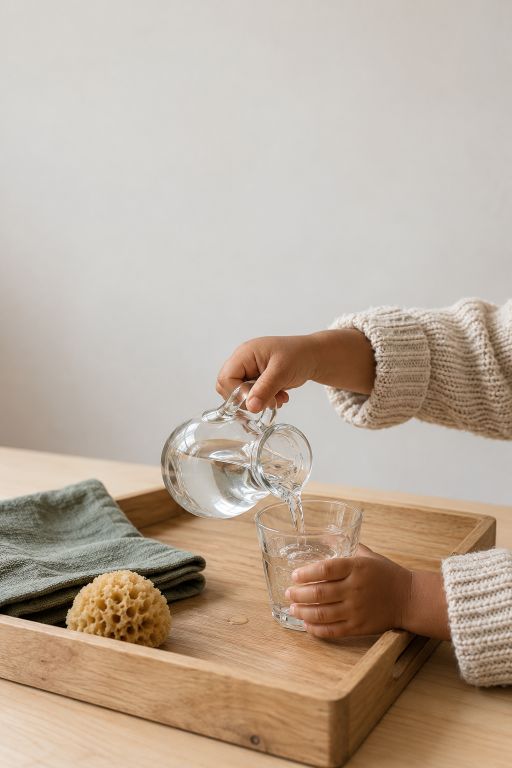
#> input picture alexandra-montessori/marketing/social/2026-10/plates/a1-water-pouring.png, 1024 x 1536 px (shown at 1/2 size)
$ python -i build.py   (imports and definitions only)
#> lines starting #> are read from the running program, lines starting #| are printed output that depends on the picture
"""Alexandra Montessori - October 2026 Instagram set.

Codex makes the photographic plates (plates/*.png, no text). This script:
  1. grades every plate the same way (one photographer, one series),
  2. typesets each post as HTML (exact copy, real logo, real numbers),
  3. renders with headless Chrome at 2x and downsamples to 1080x1350.

Usage:  python build.py            # all posts whose plate exists
        python build.py p3 p5      # only these
"""
import subprocess
import sys
from pathlib import Path

import numpy as np
from PIL import Image, ImageEnhance, ImageFilter

ROOT = Path(__file__).resolve().parent
PLATES = ROOT / "plates"
GRADED = ROOT / "_graded"
HTML = ROOT / "_html"
OUT = ROOT / "final"
FONTS = ROOT / "fonts"
BADGE = (ROOT / "../../../src/assets/logo-badge.webp").resolve()
CHROME = r"C:\Program Files\Google\Chrome\Application\chrome.exe"
W, H = 1080, 1350


def uri(p):
    return Path(p).resolve().as_uri()


# ------------------------------------------------------------------ grading
def grade(src, dst):
#> called with src = 'plates/a1-water-pouring.png', dst = 'out.png'
    im = Image.open(src).convert("RGB")
#> im is the input picture: PIL image 1024x1536 RGB; mean R, G, B 186.8, 171, 155.7
    # gentle warmth + slightly lifted blacks + a touch less saturation
    r, g, b = im.split()
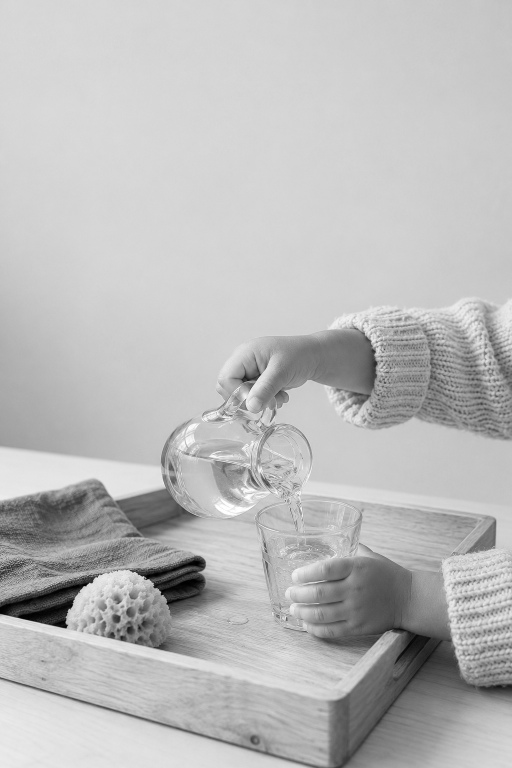
#> r: PIL image 1024x1536 L (shown at 1/2 size); min 0, max 255, mean 186.8
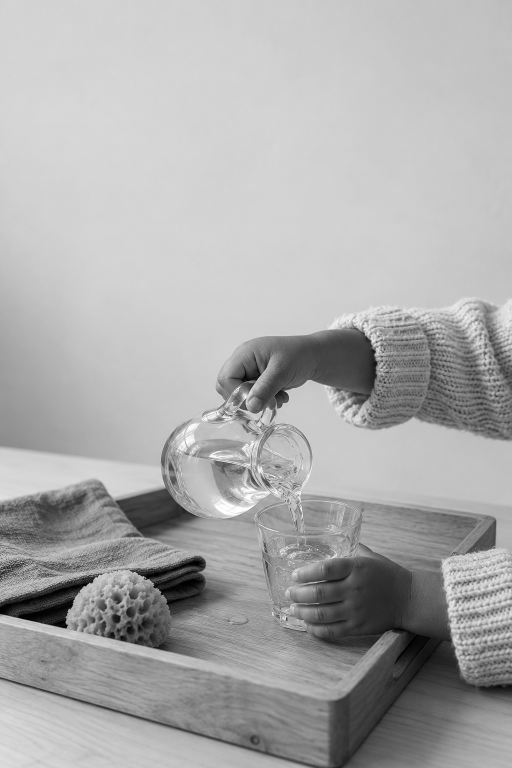
#> g: PIL image 1024x1536 L (shown at 1/2 size); min 0, max 255, mean 171
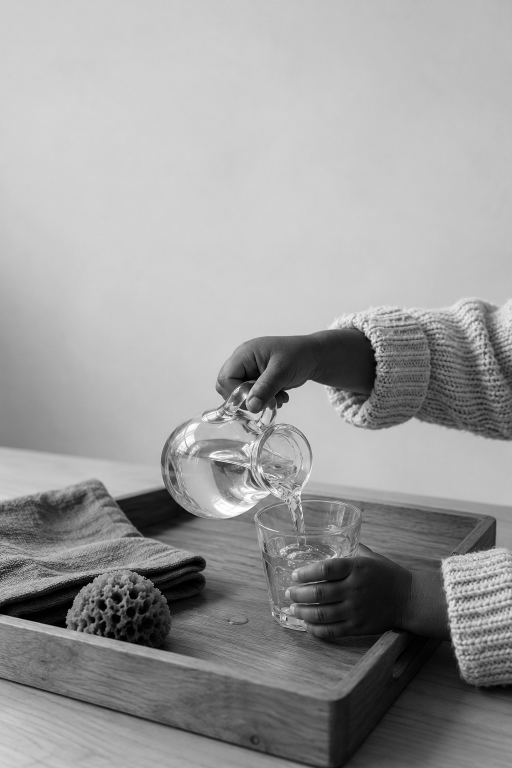
#> b: PIL image 1024x1536 L (shown at 1/2 size); min 0, max 255, mean 155.7
    r = r.point(lambda v: min(255, int(v * 1.02 + 2)))
    b = b.point(lambda v: int(v * 0.97))
    im = Image.merge("RGB", (r, g, b))
    im = im.point(lambda v: int(14 + v * (241 / 255)))
    im = ImageEnhance.Color(im).enhance(0.92)
    im = ImageEnhance.Contrast(im).enhance(1.03)
    # fine monochrome grain, same seed for every plate
    a = np.asarray(im).astype(np.float32)
    grain = np.random.default_rng(7).normal(0, 5.5, a.shape[:2]).astype(np.float32)
    grain = np.asarray(Image.fromarray(grain + 128).convert("L").filter(ImageFilter.GaussianBlur(0.5))).astype(np.float32) - 128
    a = np.clip(a + grain[..., None], 0, 255).astype(np.uint8)
    Image.fromarray(a).save(dst, quality=95)


# ------------------------------------------------------------------ html
CSS = f"""
@font-face {{ font-family: Fraunces; src: url('{uri(FONTS / "Fraunces.ttf")}'); font-style: normal; font-weight: 100 900; }}
@font-face {{ font-family: Fraunces; src: url('{uri(FONTS / "Fraunces-Italic.ttf")}'); font-style: italic; font-weight: 100 900; }}
@font-face {{ font-family: Caveat; src: url('{uri(FONTS / "Caveat.ttf")}'); font-weight: 400 700; }}
@font-face {{ font-family: Poppins; src: url('{uri(FONTS / "poppins-latin-400.woff2")}'); font-weight: 400; }}
@font-face {{ font-family: Poppins; src: url('{uri(FONTS / "poppins-latin-500.woff2")}'); font-weight: 500; }}
@font-face {{ font-family: Poppins; src: url('{uri(FONTS / "poppins-latin-600.woff2")}'); font-weight: 600; }}
:root {{
  --laurel: #2c3a30; --ink: #36463d; --sage: #5f7a5a; --sage-soft: #a3bc9a;
  --cream: #f5f1ef; --oat: #ece4d8;
}}
* {{ margin: 0; padding: 0; box-sizing: border-box; }}
html, body {{ width: {W}px; height: {H}px; background: var(--cream); }}
.c {{ position: relative; width: {W}px; height: {H}px; overflow: hidden; font-family: Poppins; color: var(--ink);
      -webkit-font-smoothing: antialiased; text-rendering: geometricPrecision; }}
.plate {{ position: absolute; inset: 0; width: 100%; height: 100%; object-fit: cover; }}
.scrim-top {{ position: absolute; left: 0; right: 0; top: 0; pointer-events: none; }}
.scrim-bot {{ position: absolute; left: 0; right: 0; bottom: 0; height: 230px;
             background: linear-gradient(to top, rgba(28,34,29,.55), rgba(28,34,29,0)); }}
.badge {{ position: absolute; left: 64px; top: 60px; width: 118px; height: 118px; border-radius: 50%;
          box-shadow: 0 6px 22px rgba(40,50,42,.14); }}
.eyebrow {{ font-weight: 600; font-size: 15px; letter-spacing: .24em; text-transform: uppercase; color: var(--sage); }}
.eyebrow-tr {{ position: absolute; right: 64px; top: 108px; text-align: right; }}
h1 {{ font-family: Fraunces; font-weight: 380; font-variation-settings: "SOFT" 100, "WONK" 0, "opsz" 144;
      color: var(--laurel); letter-spacing: -.025em; line-height: .98; }}
h1 em {{ font-style: italic; font-weight: 340; color: var(--sage); font-variation-settings: "SOFT" 100, "WONK" 1, "opsz" 144; }}
.body {{ font-size: 23px; line-height: 1.55; color: var(--ink); }}
.foot {{ position: absolute; left: 64px; right: 64px; bottom: 52px; display: flex; justify-content: space-between;
         align-items: center; color: #fff; font-size: 15px; letter-spacing: .06em; }}
.foot .loc {{ font-weight: 500; letter-spacing: .2em; text-transform: uppercase; font-size: 13px; opacity: .92; }}
.foot .url {{ font-weight: 500; }}
.foot .dot {{ display: inline-block; width: 4px; height: 4px; border-radius: 50%; background: var(--sage-soft);
              margin: 0 12px 3px; }}
.pill {{ display: inline-flex; align-items: center; gap: 14px; background: var(--laurel); color: var(--cream);
         border-radius: 999px; padding: 18px 30px; font-weight: 500; font-size: 19px; letter-spacing: .01em; }}
.pill b {{ font-weight: 600; color: #dfe9d9; }}
.rule {{ width: 56px; height: 2px; background: var(--sage-soft); }}
.fine {{ font-size: 14px; line-height: 1.5; color: #5d6b62; }}
"""

FOOT = """<div class="scrim-bot"></div>
<div class="foot"><span class="url">alexandramontessori.co.uk</span>
<span class="loc">Hounslow<span class="dot"></span>Heston<span class="dot"></span>Hammersmith</span></div>"""


# [10 lines left out: function page, not called in this run]


CREAM_FADE = lambda h, a=.9: f"height:{h}px;background:linear-gradient(to bottom, rgba(245,241,239,{a}) 0%, rgba(245,241,239,{a*.75}) 55%, rgba(245,241,239,0) 100%)"

POSTS = {
    # 1. Brand manifesto
    "p1": dict(plate="a1-water-pouring", file="01-help-me-do-it-myself", pos="50% 70%",
        scrim=CREAM_FADE(640, .55), html="""
<div class="eyebrow eyebrow-tr">The Montessori way</div>
<div style="position:absolute;left:64px;right:64px;top:250px">
  <h1 style="font-size:104px">Help me<br>to do it <em>myself.</em></h1>
  <div style="display:flex;align-items:center;gap:18px;margin-top:34px">
    <div class="rule"></div><div class="eyebrow" style="letter-spacing:.2em">Dr Maria Montessori</div></div>
  <p class="body" style="margin-top:26px;max-width:560px">Real glass. Real water. Real trust.<br>That is where independence begins.</p>
</div>"""),

    # 2. Funded hours (England)
    "p2": dict(plate="a2-first-shoes", file="02-funded-hours-from-9-months", pos="50% 80%",
        scrim=CREAM_FADE(820, .7), html="""
<div class="eyebrow eyebrow-tr">Funded childcare<br>England</div>
<div style="position:absolute;left:64px;right:64px;top:240px">
  <h1 style="font-size:96px">30 funded hours<br>a week, <em>from<br>9 months.</em></h1>
  <p class="body" style="margin-top:32px;max-width:640px">For eligible working parents, from the term after your child turns 9&nbsp;months, until they start school. We will help you work out exactly what it means for your family.</p>
  <div style="margin-top:34px" class="pill">Ask us about funding <b>0204 618 3477</b></div>
  <p class="fine" style="margin-top:22px;max-width:640px">Up to 38 weeks a year. Eligibility criteria apply; check yours on GOV.UK. Meals, consumables and additional hours may be charged. Hammersmith welcomes children from 12&nbsp;months.</p>
</div>"""),

    # 3. Key person observation
    "p3": dict(plate="a3-bead-threading", file="03-what-we-noticed-today", pos="50% 50%",
        scrim=CREAM_FADE(430, .82), html="""
<div class="eyebrow eyebrow-tr">From the key person's<br>notebook</div>
<div style="position:absolute;left:64px;top:232px"><h1 style="font-size:88px">What we <em>noticed</em><br>today.</h1></div>
<div style="position:absolute;left:78px;top:500px;width:470px;transform:rotate(-2.2deg);background:#fbf8f1;
     padding:34px 36px 30px;box-shadow:0 18px 40px rgba(30,36,30,.22),0 2px 6px rgba(30,36,30,.12);
     background-image:repeating-linear-gradient(to bottom, transparent 0 43px, rgba(95,122,90,.18) 43px 44px);
     background-position:0 92px">
  <div class="eyebrow" style="font-size:12px;letter-spacing:.22em;color:#8a6f52">Observation &middot; Tues 11:42</div>
  <p style="font-family:Caveat;font-size:36px;line-height:44px;color:#2e3b4f;margin-top:16px">Threaded 23 beads. Dropped one, found it under the mat, carried on. Didn&#39;t ask for help once.</p>
  <p style="font-family:Caveat;font-size:30px;line-height:44px;color:#5f7a5a;margin-top:6px"><u>Next step:</u> a longer lace and a colour pattern to follow.</p>
</div>
<p class="body" style="position:absolute;left:64px;bottom:130px;max-width:440px;color:#fff;font-size:20px;text-shadow:0 1px 12px rgba(0,0,0,.35)">Every child has a key person who watches closely, writes it down and plans what comes next.</p>"""),

    # 4. Autumn nature table
    "p4": dict(plate="a4-autumn-nature-table", file="04-autumn-at-child-height", pos="50% 70%",
        scrim=CREAM_FADE(620, .6), html="""
<div class="eyebrow eyebrow-tr">This week on<br>the nature table</div>
<div style="position:absolute;left:64px;right:64px;top:250px">
  <h1 style="font-size:104px">Autumn, at<br><em>child height.</em></h1>
  <p class="body" style="margin-top:30px;max-width:600px">Conkers, sycamore keys and a great many questions. Why is it shiny? Where did it come from? Will it grow?</p>
</div>"""),

    # 5. Careers
    "p5": dict(plate="b1-practitioner-presenting", file="05-careers-teach-slowly", pos="50% 70%",
        scrim=CREAM_FADE(640, .62), html="""
<div class="eyebrow eyebrow-tr">We're hiring<br>West London</div>
<div style="position:absolute;left:64px;right:64px;top:250px">
  <h1 style="font-size:100px">Teach <em>slowly.</em><br>Notice everything.</h1>
  <p class="body" style="margin-top:30px;max-width:640px">Montessori practitioners and early years educators for Hounslow, Heston and Hammersmith. Real training, genuine support, and a path from apprentice to manager.</p>
  <div style="margin-top:32px" class="pill">Apply at <b>alexandramontessori.co.uk/careers</b></div>
</div>"""),

    # 6. Ofsted / belonging
    "p6": dict(plate="b2-coat-pegs", file="06-somewhere-they-belong-ofsted-good", pos="50% 70%",
        scrim=CREAM_FADE(620, .55), html="""
<div class="eyebrow eyebrow-tr">Hounslow<br>Hammersmith</div>
<div style="position:absolute;left:64px;right:64px;top:250px">
  <h1 style="font-size:104px">Somewhere<br>they <em>belong.</em></h1>
  <div style="display:flex;align-items:center;gap:18px;margin-top:36px">
    <div class="rule"></div><div class="eyebrow" style="font-size:17px;color:var(--laurel)">Rated Good by Ofsted</div></div>
  <p class="body" style="margin-top:20px;max-width:600px">Our Hounslow and Hammersmith nurseries are both rated Good. Read the full reports on the Ofsted website.</p>
</div>"""),

    # 7. Practical life - snack
    "p7": dict(plate="b3-snack-table", file="07-they-set-the-table", pos="50% 70%",
        scrim=CREAM_FADE(620, .62), html="""
<div class="eyebrow eyebrow-tr">Practical life</div>
<div style="position:absolute;left:64px;right:64px;top:250px">
  <h1 style="font-size:98px">They <em>set</em> the table.<br>Then they sit at it.</h1>
  <p class="body" style="margin-top:30px;max-width:620px">Real plates, real glasses, real responsibility. Small jobs that build very big confidence.</p>
</div>"""),

    # 8. Book a visit
    "p8": dict(plate="b4-pink-tower-light", file="08-book-a-visit", pos="60% 60%",
        scrim=CREAM_FADE(760, .5), html="""
<div class="eyebrow eyebrow-tr">Book a visit</div>
<div style="position:absolute;left:64px;right:64px;top:250px">
  <h1 style="font-size:96px">Come and see us<br>on an <em>ordinary</em><br>morning.</h1>
  <p class="body" style="margin-top:30px;max-width:560px">No open-day polish. Just the hum, the focus and the snack table. Then ask us anything.</p>
</div>
<div style="position:absolute;left:64px;bottom:128px;display:flex;gap:38px;color:#fff">
  <div><div class="eyebrow" style="color:#dfe9d9;font-size:12px">Hounslow</div><div style="font-size:21px;font-weight:500;margin-top:6px">0208 001 5165</div></div>
  <div><div class="eyebrow" style="color:#dfe9d9;font-size:12px">Heston</div><div style="font-size:21px;font-weight:500;margin-top:6px">0203 627 6707</div></div>
  <div><div class="eyebrow" style="color:#dfe9d9;font-size:12px">Hammersmith</div><div style="font-size:21px;font-weight:500;margin-top:6px">0204 618 3477</div></div>
</div>"""),
}


# [18 lines left out: function render, not called in this run]


# [4 lines not run here, left out]

>>> result = grade('plates/a1-water-pouring.png', 'out.png')

$ run again, on alexandra-montessori/marketing/social/2026-10/plates/a4-autumn-nature-table-v2.png
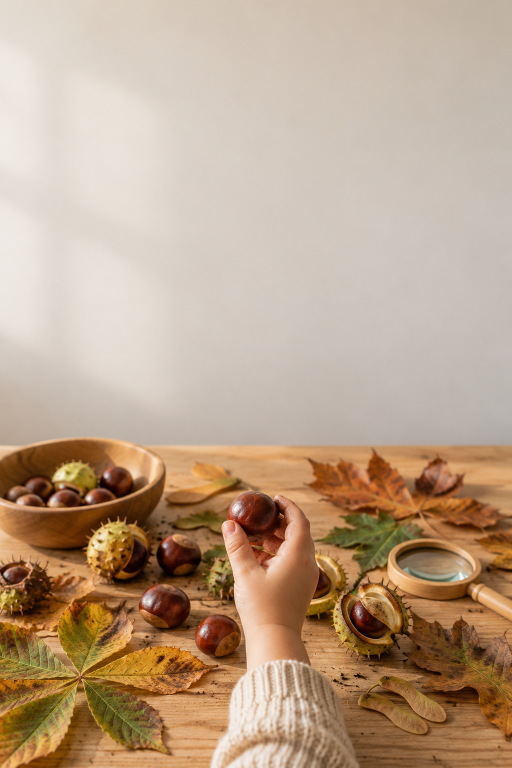
#> input picture alexandra-montessori/marketing/social/2026-10/plates/a4-autumn-nature-table-v2.png, 1024 x 1536 px (shown at 1/2 size)
#> in grade, im is the input picture: PIL image 1024x1536 RGB; mean R, G, B 186.8, 162, 137.8
#> in grade, `r, g, b = im.split()`:
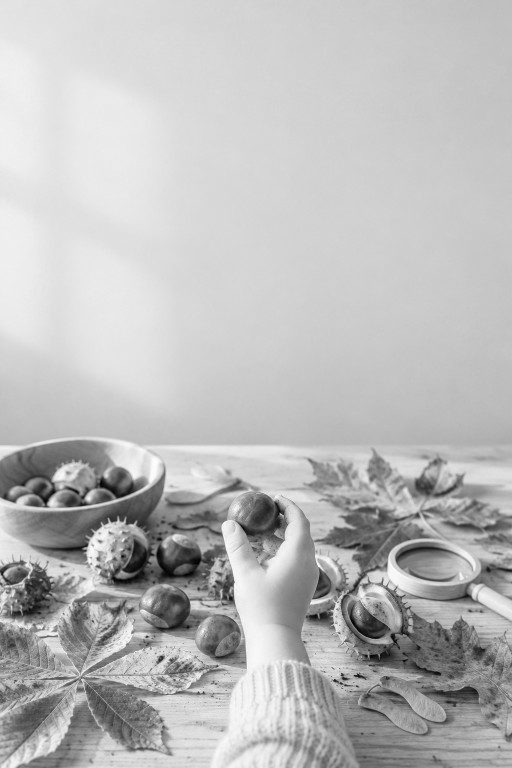
#> r: PIL image 1024x1536 L (shown at 1/2 size); min 0, max 255, mean 186.8
#> in grade, `r, g, b = im.split()`:
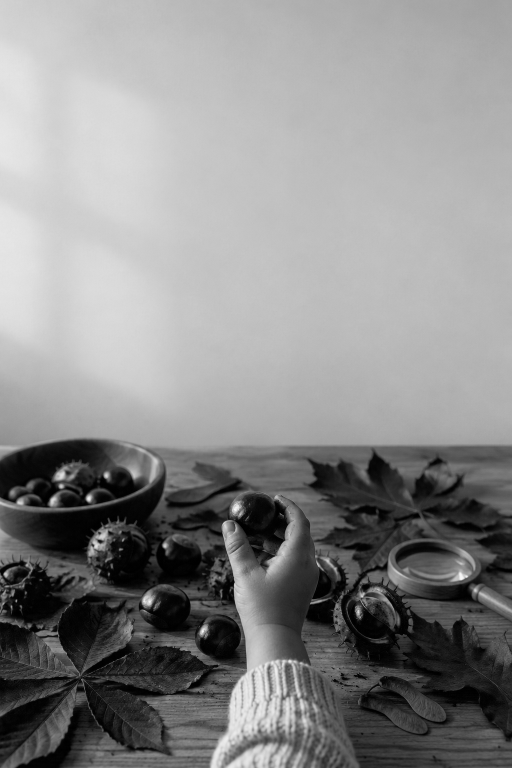
#> b: PIL image 1024x1536 L (shown at 1/2 size); min 0, max 251, mean 137.8

$ run again, on alexandra-montessori/marketing/social/2026-10/plates/a4-autumn-nature-table.png
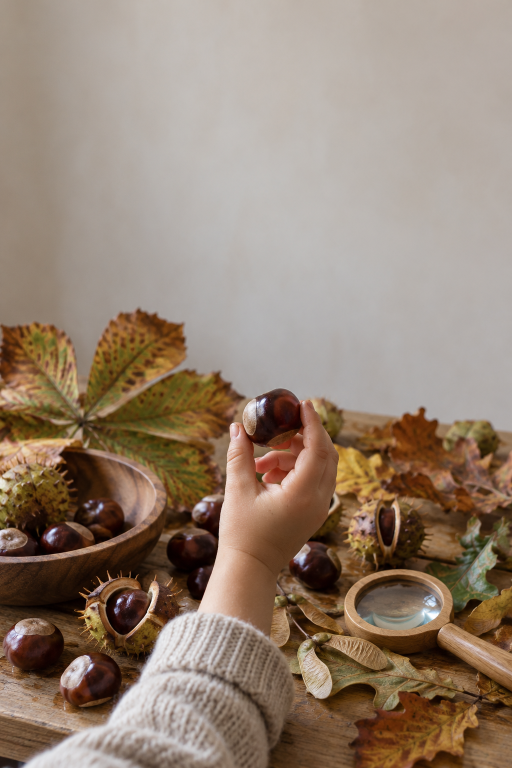
#> input picture alexandra-montessori/marketing/social/2026-10/plates/a4-autumn-nature-table.png, 1024 x 1536 px (shown at 1/2 size)
#> in grade, im is the input picture: PIL image 1024x1536 RGB; mean R, G, B 148.3, 129.9, 114
#> in grade, `r, g, b = im.split()`:
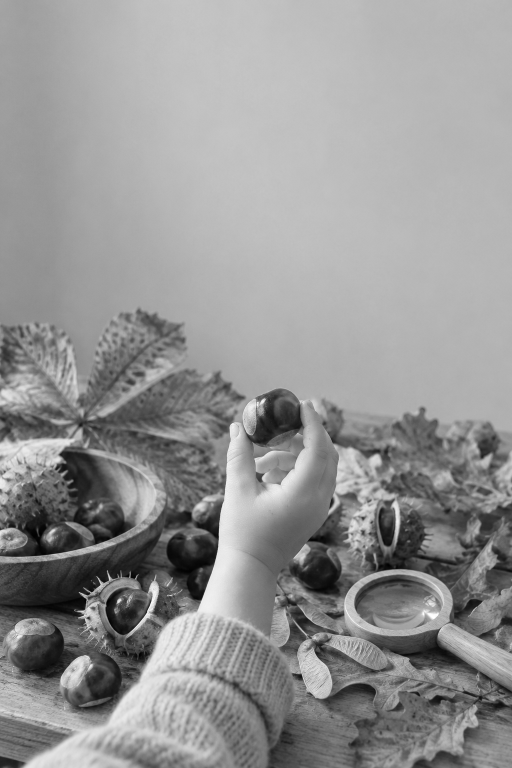
#> r: PIL image 1024x1536 L (shown at 1/2 size); min 0, max 255, mean 148.3
#> in grade, `r, g, b = im.split()`:
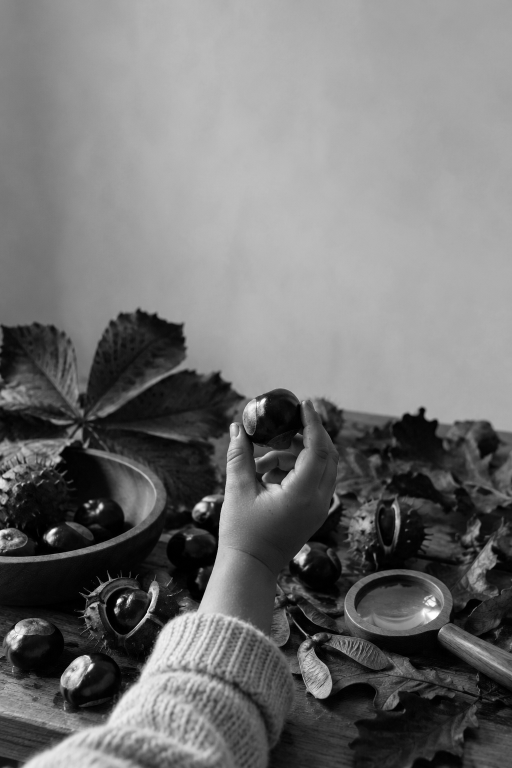
#> b: PIL image 1024x1536 L (shown at 1/2 size); min 0, max 255, mean 114

$ run again, on alexandra-montessori/marketing/social/2026-10/plates/b1-practitioner-presenting.png
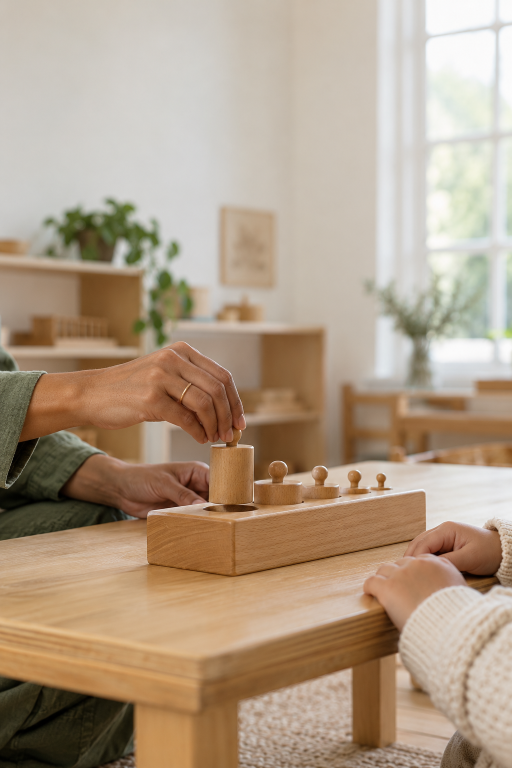
#> input picture alexandra-montessori/marketing/social/2026-10/plates/b1-practitioner-presenting.png, 1024 x 1536 px (shown at 1/2 size)
#> in grade, im is the input picture: PIL image 1024x1536 RGB; mean R, G, B 176.4, 156.5, 135.1
#> in grade, `r, g, b = im.split()`:
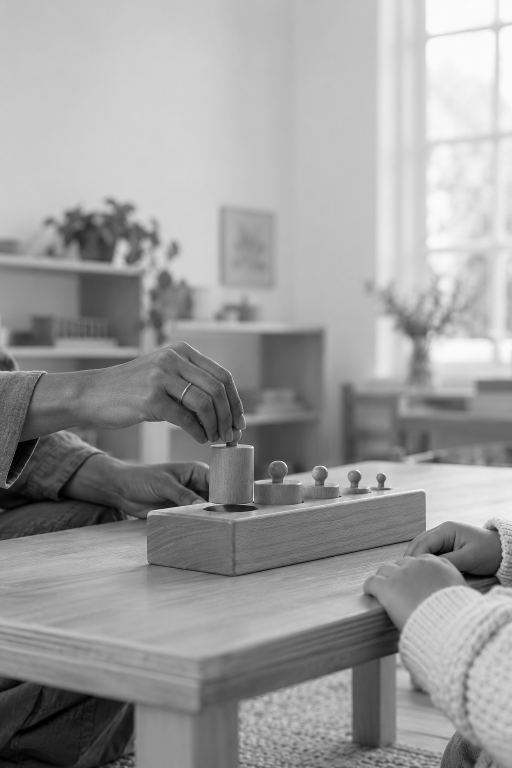
#> g: PIL image 1024x1536 L (shown at 1/2 size); min 0, max 255, mean 156.5
#> in grade, `r, g, b = im.split()`:
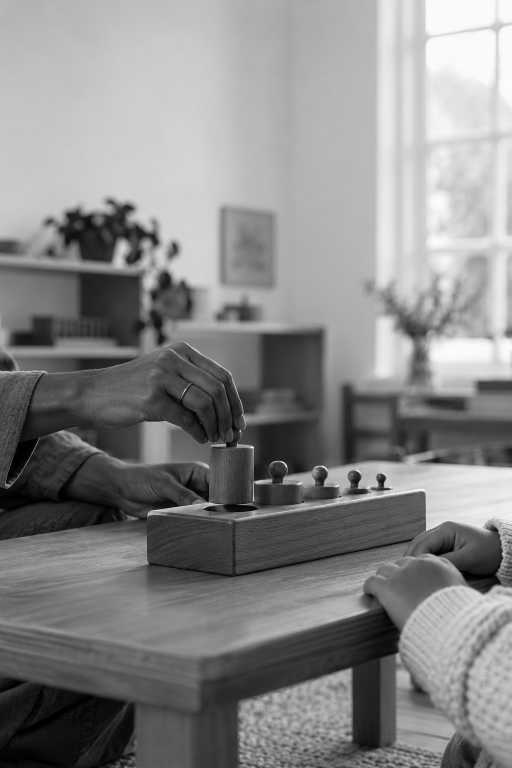
#> b: PIL image 1024x1536 L (shown at 1/2 size); min 0, max 255, mean 135.1
